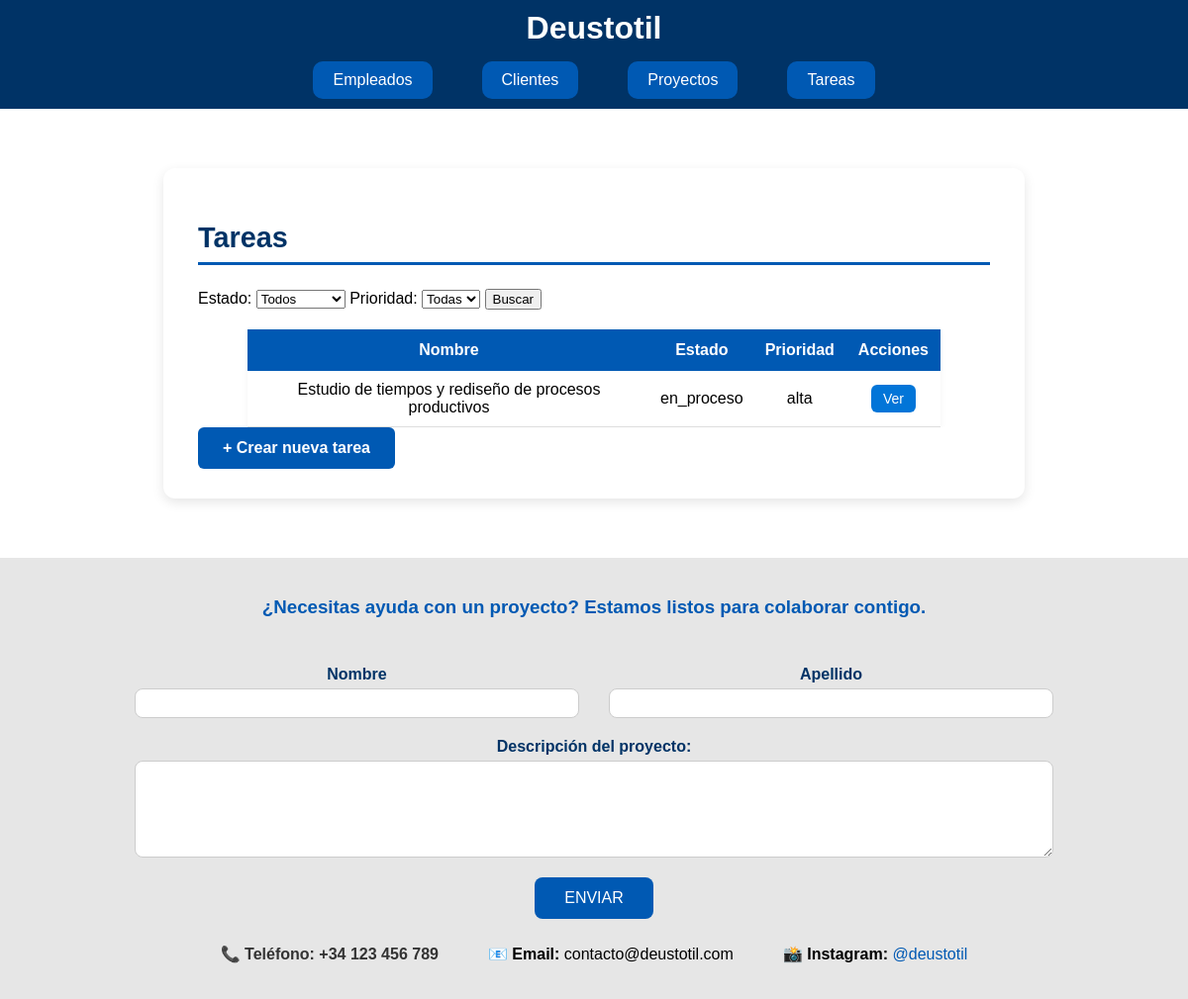
Page /deustotil/lista_tarea (signed in) on the earlier database version.
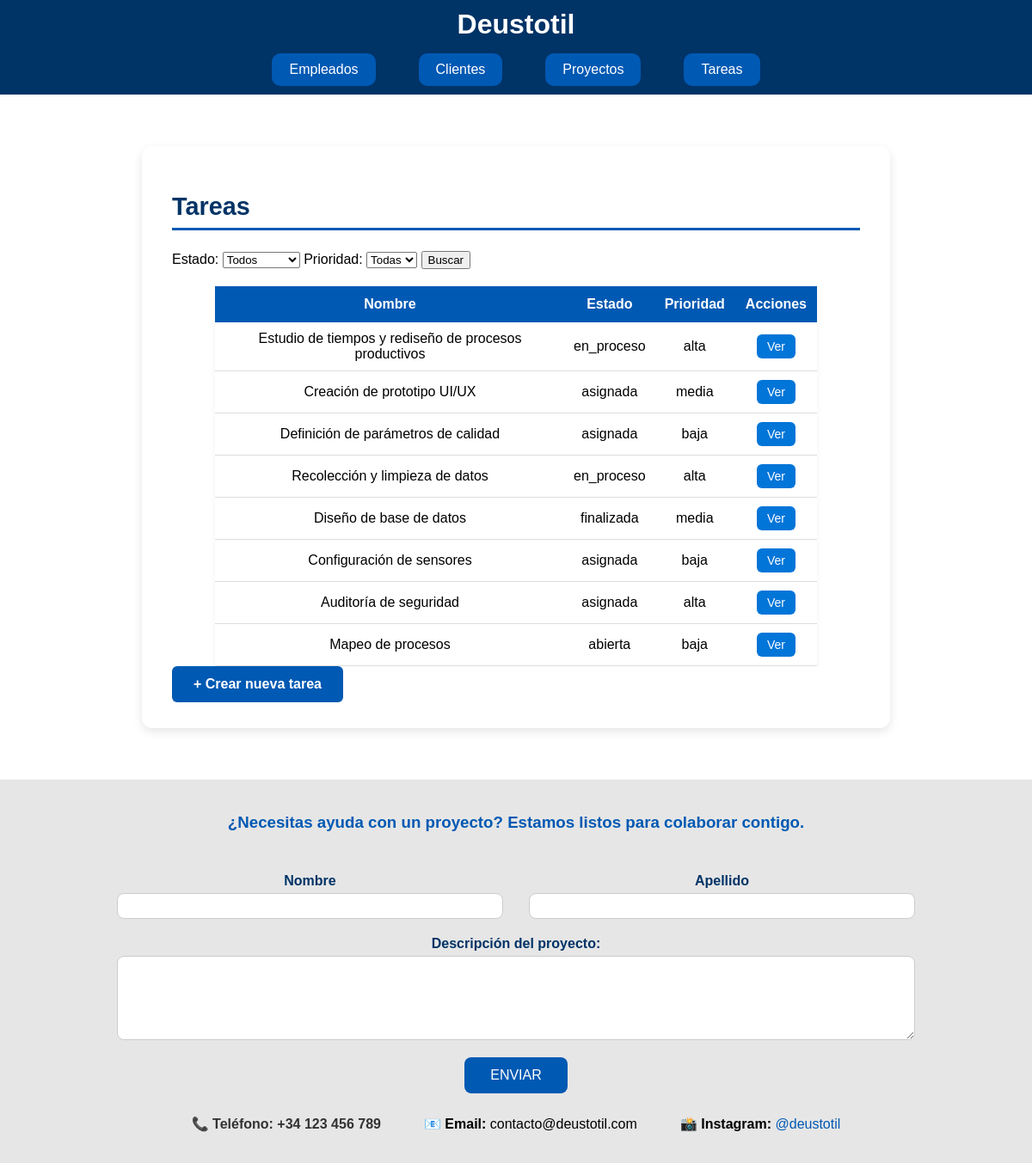
Same page on the later database version.
### appEmpresaDjango/models.py (models this page shows, shortened)
class Tarea(models.Model):
    PRIORIDAD_CHOICES = [
        ('alta', 'Alta'),
        ('media', 'Media'),
        ('baja', 'Baja'),
    ]
    ESTADO_CHOICES = [
        ('abierta', 'Abierta'),
        ('asignada', 'Asignada'),
        ('en_proceso', 'En proceso'),
        ('finalizada', 'Finalizada'),
    ]
    proyecto = models.ForeignKey(Proyecto, on_delete=models.CASCADE, related_name='tareas')
    nombre = models.CharField(max_length=100)
    descripcion = models.TextField()
    fecha_inicio = models.DateField()
    fecha_fin = models.DateField()
    empleados = models.ManyToManyField(Empleado,blank=True, related_name='tareas')
    prioridad = models.CharField(max_length=10, choices=PRIORIDAD_CHOICES)
    estado = models.CharField(max_length=15, choices=ESTADO_CHOICES)
    notas = models.TextField(blank=True)

### appEmpresaDjango/views.py (the view)
# urls.py: path('lista_tarea', views.ListTareaView.as_view(), name='lista_tarea'),
class ListTareaView(LoginRequiredMixin, ListView):
    model = Tarea
    template_name = 'tarea_list.html'
    login_url = '/login/'
    def get_queryset(self):
        queryset = super().get_queryset()
        estado = self.request.GET.get('estado')
        prioridad = self.request.GET.get('prioridad')
        if estado:
            queryset = queryset.filter(estado=estado)
        if prioridad:
            queryset = queryset.filter(prioridad=prioridad)
        return queryset

### appEmpresaDjango/templates/appEmpresaDjango/tarea_list.html (shortened to what this page needs)
{% extends "base.html" %}
{% block content %}
<section id="contenido" class="seccion-contenido">
    <h2 class="titulo-seccion">Tareas</h2>
    <form method="get" action="{% url 'lista_tarea' %}">
        <label for="estado">Estado:</label>
        <select name="estado" id="estado">
            <option value="">Todos</option>
        </select>
        <label for="prioridad">Prioridad:</label>
        <select name="prioridad" id="prioridad">
            <option value="">Todas</option>
        </select>
        <button type="submit">Buscar</button>
    </form>
    <div class="tabla-contenedor">
    <table class="tabla-datos">
        <thead>
            <tr>
                <th>Nombre</th>
                <th>Estado</th>
                <th>Prioridad</th>
                <th>Acciones</th>
            </tr>
        </thead>
        <tbody>
            {% for lista_tarea in object_list %}
            <tr>
                <td>{{ lista_tarea.nombre }}</td>
                <td>{{ lista_tarea.estado }}</td>
                <td>{{ lista_tarea.prioridad }}</td>
                <td>
                    <a href="{% url 'detalles_tarea' lista_tarea.id %}" class="boton-ver">Ver</a>
                </td>
            </tr>
            {% empty %}
            <tr>
                <td colspan="4" class="mensaje-vacio">No hay tareas registradas.</td>
            </tr>
            {% endfor %}
        </tbody>
    </table>
</div>
    <a href="{% url 'crear_tarea' %}" class="boton-nuevo">
        + Crear nueva tarea
    </a>
</section>
{% endblock %}

### appEmpresaDjango/templates/base.html (shortened to what this page needs)
{% load static %}
<!DOCTYPE html>
<html>
<head>
    <link rel="stylesheet" href="{% static 'css/estilo.css' %}">
</head>
<body class="cuerpo-principal">
    <header class="header">
        <a href="{% url 'index' %}" class="link-logo">
            <h1 class="titulo-header">Deustotil</h1>
        </a>
        <section class="navegacion">
            <a href="{% url 'lista_empleado' %}" class="botones">Empleados</a>
            <a href="{% url 'lista_cliente' %}" class="botones">Clientes</a>
            <a href="{% url 'lista_proyecto' %}" class="botones">Proyectos</a>
            <a href="{% url 'lista_tarea' %}" class="botones">Tareas</a>
        </section>
    </header>
    <article class="contenido-principal">
        {% block content %} {% endblock %}
    </article>
    <footer class="pie">
        <div>
            <h3 class="mensaje-ayuda">¿Necesitas ayuda con un proyecto? Estamos listos para colaborar contigo.</h3>
        </div>
        <form method="POST"   class="form-contacto">
            <div class="fila-input">
                <div class="campo-input">
                    <label for="nombre" class="nombre_label">Nombre</label>
                    <input type="text" id="nombre" name="nombre" required class="input-campo">
                </div>
                <div class="campo-input">
                    <label for="apellidos" class="nombre_label">Apellido</label>
                    <input type="text" id="apellidos" name="apellidos" required class="input-campo">
                </div>
            </div>
            <div class="campo-descripcion">
                <label for="descripcion" class="nombre_label">Descripción del proyecto:</label>
                <textarea id="descripcion" name="descripcion" rows="5" required class="textarea-proyecto"></textarea>
            </div>
            <button type="submit" class="boton-enviar">
                ENVIAR
            </button>
        </form>
        <div class="contacto-info">
            <p class="info-telefono">📞 <strong>Teléfono:</strong> +34 123 456 789</p>
            <p>📧 <strong>Email:</strong> contacto@deustotil.com</p>
            <p>📸 <strong>Instagram:</strong> <a href="https://instagram.com/deustotil" target="_blank"
                    class="link-instagram">@deustotil</a></p>
        </div>
    </footer>
</body>
</html>

### appEmpresaDjango/static/css/estilo.css (style rules this page uses)
.botones { background-color: #0059b3; color: white; border: none; padding: 10px 20px; border-radius: 10px; font-size: 16px; text-decoration: none; display: inline-block; text-align: center; cursor: pointer; }
.header { background-color: #003366; padding: 10px 20px; color: white; }
.nombre_label { margin-bottom: 5px; color: #003366; font-weight: bold; font-size: 16px; }
.input-campo { padding: 6px; border-radius: 8px; border: 1px solid #ccc; font-size: 14px; }
.seccion-contenido { max-width: 800px; margin: 40px auto; background-color: #ffffff; padding: 30px 35px; border-radius: 12px; box-shadow: 0 4px 12px rgba(0, 0, 0, 0.1); transition: box-shadow 0.3s ease, transform 0.3s ease; }
.titulo-seccion { color: #003366; font-size: 1.8rem; font-weight: 600; margin-bottom: 24px; border-bottom: 3px solid #0059b3; padding-bottom: 8px; transition: color 0.3s ease, border-color 0.3s ease; }
.boton-nuevo { display: inline-block; background-color: #0059b3; color: white; padding: 12px 25px; border-radius: 6px; text-decoration: none; font-weight: 600; }
.cuerpo-principal { font-family: Arial, sans-serif; background-color: #f2f2f2; margin: 0; padding: 0; }
.titulo-header { margin: 0; color: white; text-align: center; }
.link-logo { text-decoration: none; color: white; }
.navegacion { display: flex; justify-content: center; align-items: center; gap: 50px; margin-top: 15px; }
.contenido-principal { padding: 20px; background-color: white; min-height: 400px; }
.pie { background-color: #e6e6e6; padding: 20px; text-align: center; display: flex; flex-direction: column; }
.mensaje-ayuda { color: #0059b3; }
.form-contacto { display: flex; flex-direction: column; align-items: center; gap: 20px; margin-top: 30px; font-family: Arial, sans-serif; }
.fila-input { display: flex; gap: 30px; width: 80%; justify-content: center; }
.campo-input { display: flex; flex-direction: column; width: 100%; }
.campo-descripcion { width: 80%; display: flex; flex-direction: column; }
.textarea-proyecto { padding: 8px; border-radius: 8px; border: 1px solid #ccc; font-size: 14px; }
.boton-enviar { background-color: #0059b3; color: white; padding: 12px 30px; font-size: 16px; border: none; border-radius: 8px; cursor: pointer; transition: background-color 0.3s; }
.contacto-info { display: flex; justify-content: center; gap: 50px; margin-top: 10px; }
.link-instagram { color: #0059b3; text-decoration: none; }
.info-telefono { font-weight: bold; color: #333; }
.tabla-contenedor { display: flex; justify-content: center; overflow-x: auto; }
.tabla-datos { width: 100%; max-width: 700px; border-collapse: collapse; text-align: center; font-family: Arial, sans-serif; margin-top: 20px; box-shadow: 0 2px 8px rgba(0, 0, 0, 0.05); }
.tabla-datos th { background-color: #0059b3; color: white; padding: 12px; }
.tabla-datos td { padding: 10px; border-bottom: 1px solid #ddd; }
.boton-ver { background-color: #0275d8; color: white; padding: 6px 12px; border-radius: 6px; text-decoration: none; font-size: 14px; display: inline-block; transition: background-color 0.3s ease; }

Differences in the rows shown:
added Tarea: nombre "Creación de prototipo UI/UX", estado "asignada", prioridad "media"
added Tarea: nombre "Definición de parámetros de calidad", estado "asignada", prioridad "baja"
added Tarea: nombre "Recolección y limpieza de datos", estado "en_proceso", prioridad "alta"
added Tarea: nombre "Diseño de base de datos", estado "finalizada", prioridad "media"
added Tarea: nombre "Configuración de sensores", estado "asignada", prioridad "baja"
added Tarea: nombre "Auditoría de seguridad", estado "asignada", prioridad "alta"
added Tarea: nombre "Mapeo de procesos", estado "abierta", prioridad "baja"
